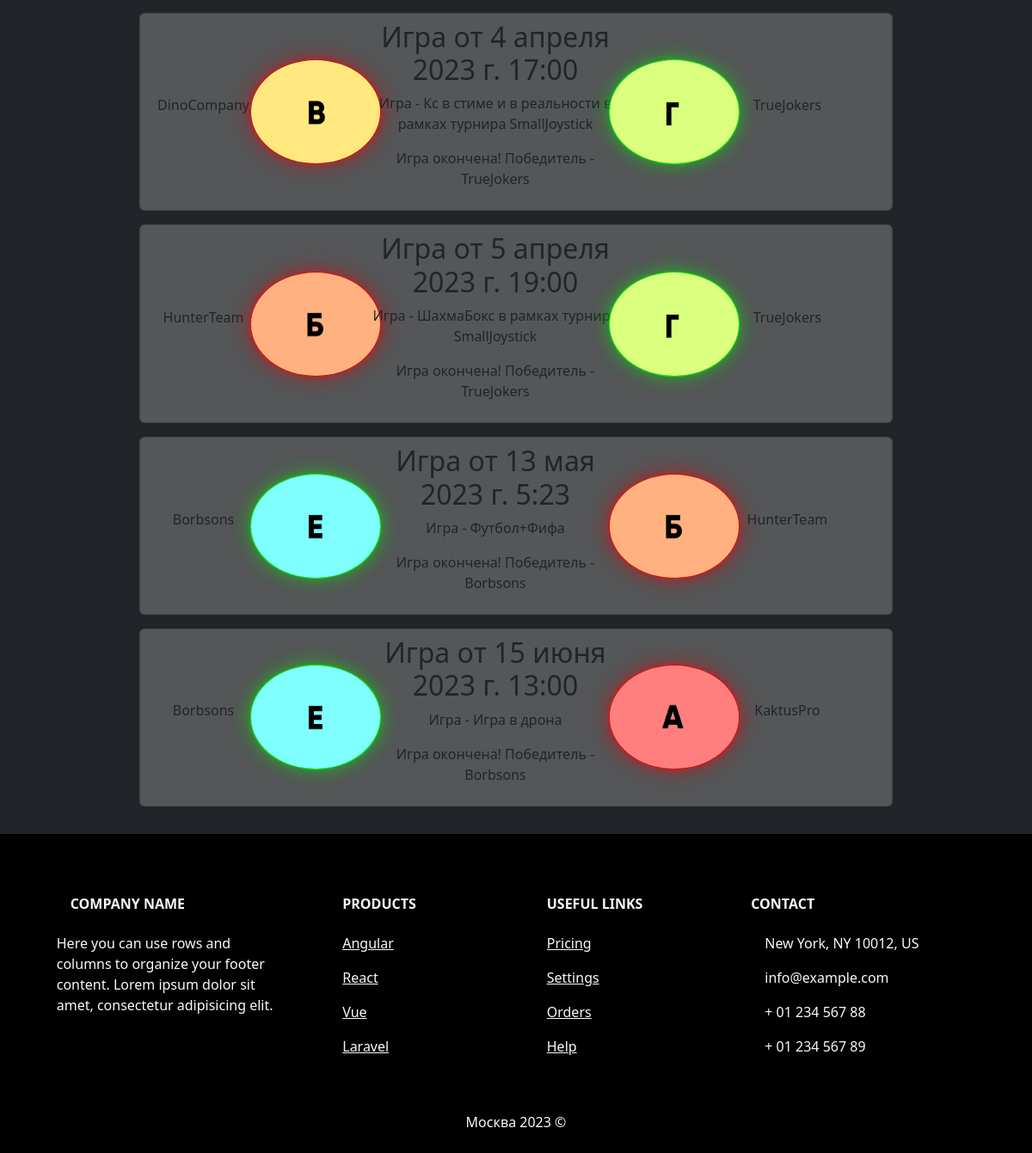
Page /shedule/ (lower part) on the earlier database version.
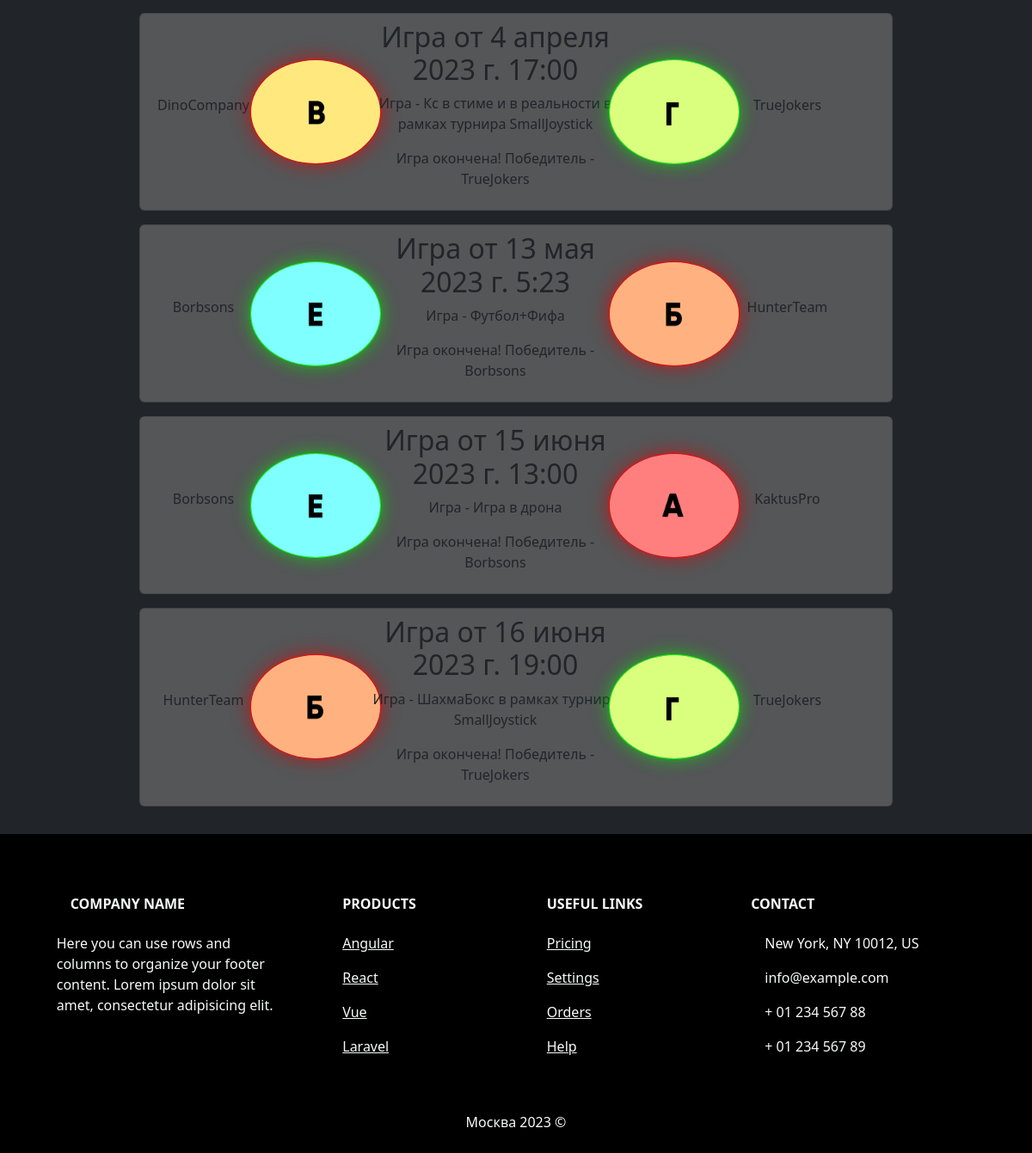
Same page on the later database version.
### gameblock/models.py (models this page shows, shortened)
class Game(models.Model):
    tournament_id = models.ForeignKey('Tournament', on_delete=models.PROTECT, blank=True, null=True, verbose_name='Турнир')
    discipline_id = models.ForeignKey('Discipline', on_delete=models.PROTECT, blank=False, null=False, verbose_name='Дисциплина')
    date_start = models.DateTimeField(verbose_name='Время начала')
    team_id = models.ManyToManyField('Team', verbose_name='Участники', related_name='games')
    is_finished = models.BooleanField(default=False, verbose_name='Оконченность')
    winner_id = models.ForeignKey('Team', on_delete=models.PROTECT, blank=True, null=True, verbose_name='Победитель',related_name='won_games')
    class Meta:
        verbose_name = 'Игра'
        verbose_name_plural = 'Игры'
        ordering = ['date_start']
    @property
    def team1(self):
        return self.team_id.all()[0]
    @property
    def team2(self):
        return self.team_id.all()[1]

class Team(models.Model):
    name = models.CharField(max_length=16, verbose_name = 'Название команды')
    logo = models.ImageField(upload_to='teamlogos', blank=True, verbose_name = 'Логотип команды')
    discription = models.TextField(max_length=2000, verbose_name = 'Описание команды')
    def __str__(self):
        return self.name
    class Meta:
        verbose_name = 'Команда'
        verbose_name_plural = 'Команды'
        ordering = ['name',]

class Discipline(models.Model):
    name = models.CharField(max_length=25, verbose_name = 'Дисциплина')
    discription = models.TextField(max_length=2000, verbose_name='Описание дисциплины')
    def __str__(self):
        return self.name
    class Meta:
        verbose_name = 'Дисциплина'
        verbose_name_plural = 'Дисциплины'
        ordering = ['name']

class Tournament(models.Model):
    title = models.CharField(max_length=25, verbose_name='Название турнира')
    discription = models.TextField(max_length=2000, verbose_name='Описание турнира')
    team_id = models.ManyToManyField('Team', blank=True, verbose_name='Участники', related_name='tournaments')
    date_start = models.DateField(verbose_name='Дата начала')
    date_end = models.DateField(verbose_name='Дата окончания', blank=True, null=True)
    is_finished = models.BooleanField(default=False, verbose_name='Оконченность')
    winner_id = models.ForeignKey('Team', on_delete=models.PROTECT, blank=True, null=True,  verbose_name='Победитель', related_name='won_tournaments')
    def __str__(self):
        return self.title
    class Meta:
        verbose_name = 'Турнир'
        verbose_name_plural = 'Турниры'
        ordering = ['id']

### gameblock/views.py (the view)
# urls.py: path('shedule/', shedule, name = 'shedule'),
def shedule(request):
    current_time = datetime.now()
    start_date = current_time - timedelta(weeks=2)
    end_date = current_time + timedelta(weeks=2)
    games = Game.objects.order_by('is_finished', 'date_start')
    context = {
        'title': 'Расписание',
        'games': games,
    }
    return render(request, 'gameblock/shedule.html', context=context)

### polyphygital/context_processors.py (called while the page is built)
def user_extended_context_processor(request):
    is_player = Player.objects.filter(user_id__id=request.user.id).exists()
    return {
        'is_player': is_player,
    }

### gameblock/templates/gameblock/shedule.html (shortened to what this page needs)
{% extends 'newsblock/base.html' %}
{% load static %}
{% block metadata %}
  <link rel="stylesheet" href="{% static "/gameblock/css/shedule.css" %}">
{% endblock %}
{% block content %}
<br />
<div class="container bg-dark text-light w-75 mx-auto">
  <ul class="list-unstyled">
    {% for g in games %}
    <li class="pb-3">
      <div class="card p-2 left-winner-border{% if g.is_finished %} bg-game-ended{% else %} bg-secondary{% endif %}">
        <div class="row g-0">
          <div class="col-md-4 row">
            <div class="col-6 d-flex align-items-center justify-content-center">
              <p>{{ g.team1 }}</p>
            </div>
            <div class="col-6 d-flex align-items-center justify-content-center">
              <img
                src="{{ g.team1.logo.url }}"
                class="command-logo rounded-circle {% if not g.is_finished %} game-in-progress {% endif %} {% if g.team1.id == g.winner_id.id %} winner-outline  {% else %} loser-outline {% endif %}"
                alt="Avatar"
              />
            </div>
          </div>
          <div class="col-md-4 text-center">
            <h2>Игра от {{g.date_start}}</h2>
            <p>
              Игра - {{g.discipline_id}} {% if g.tournament_id %} в рамках
              турнира {{g.tournament_id}} {% endif %}
            </p>
            {% if g.is_finished == 1 %}
            <p>Игра окончена! Победитель - {{g.winner_id}}</p>
            {% else %}
            <p>Игра не окончена.</p>
            {% endif %}
          </div>
          <div class="col-md-4 row">
            <div class="col-6 d-flex align-items-center justify-content-center">
              <img
                src="{{ g.team2.logo.url }}"
                class="command-logo rounded-circle {% if not g.is_finished %} game-in-progress {% endif %} {% if g.team2.id == g.winner_id.id %} winner-outline  {% else %} loser-outline {% endif %}"
                alt="Avatar"
              />
            </div>
            <div class="col-6 d-flex align-items-center justify-content-center">
              <p>{{ g.team2 }}</p>
            </div>
          </div>
        </div>
      </div>
    </li>
    {% endfor %}
  </ul>
</div>
{% endblock %}

Differences in the rows shown:
changed Game "ШахмаБокс": date_start "5 апреля 2023 г. 19:00" → "16 июня 2023 г. 19:00"; moves down the list
